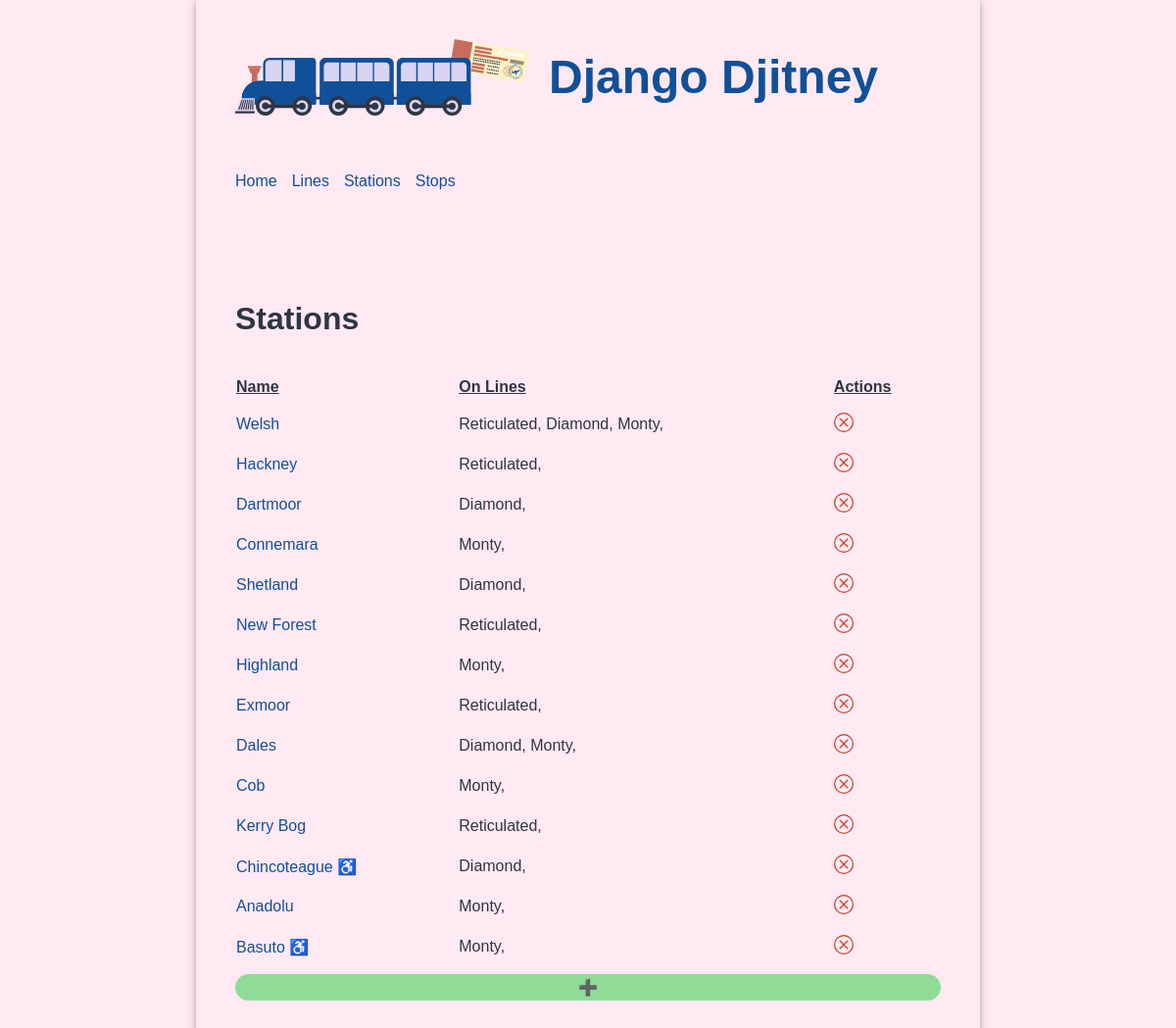
Page /stations/ on the committed database.
### routes/models.py (models this page shows, shortened)
class Station(models.Model):
  name = models.CharField(unique=True, max_length=200)
  accessible = models.BooleanField(default=False)

class Stop(models.Model):
  class Meta:
    unique_together = (('line', 'stop_number'))
  line = models.ForeignKey(Line, on_delete=models.CASCADE)
  station = models.ForeignKey(Station, on_delete=models.CASCADE)
  stop_number = models.PositiveIntegerField()

class Line(models.Model):
  name = models.CharField(unique=True, max_length=200)

### routes/views.py (the view)
# urls.py: path('stations/', views.StationsView.as_view(), name='stations'),
class StationsView(ListView):
  model = Station
  template_name = "routes/stations.html"

### routes/templates/routes/stations.html (shortened to what this page needs)
{% extends 'base.html' %}
{% load static %}
{% block content %}
<div>
  <h2>Stations</h2>
  <table class="line-table">
    <thead>
      <tr>
        <th>Name</th>
        <th>On Lines</th>
        <th>Actions</th>
      </tr>
    </thead>
    <tbody>
    {% for station in object_list %}
        <tr>
          <td>
            <a href="{% url "update_station" station.id %}">{{ station.name }}</a>
            {% if station.accessible %}<span>  ♿️ </span>{% endif %}
          </td>
          <td>
            {% for stop in station.stop_set.all %}{{stop.line.name}}, {% endfor %}
          </td>
          <td><a href="{% url "delete_station" station.id %}" style="text-decoration: none; color: inherit;"></a></td>
        </tr>
    {% endfor %}
    </tbody>
  </table>
  <a href="{% url "create_station" %}" class="add-station" style="display: inherit; text-align: center; border-radius: 15px; text-decoration: none; color: inherit; padding: 4px; background-color: #8FDC97;">➕</a>
</div>
{% endblock %}

### routes/static/routes/style.css (style rules this page uses)
body { font-family: 'IBM Plex Sans', sans-serif; margin: 0; background-color: #FFE9F3; }
main h2 { font-size: 2em; color: #2f3542; }
main table { text-align: left; border-collapse: separate; border-spacing: 0 15px; width: 100%; color: #2f3542; }
main table th { text-align: left; border-collapse: separate; border-spacing: 0 15px; text-decoration: underline; color: #2f3542; }
a { text-decoration: none; color: #105099; }

### rows in the picture
Station: name "Welsh"
Stop: line.name "Reticulated"
Stop: line.name "Diamond"
Stop: line.name "Monty"
Station: name "Hackney"
Stop: line.name "Reticulated"
Station: name "Dartmoor"
Stop: line.name "Diamond"
Station: name "Connemara"
Stop: line.name "Monty"
Station: name "Shetland"
Stop: line.name "Diamond"
Station: name "New Forest"
Stop: line.name "Reticulated"
Station: name "Highland"
Stop: line.name "Monty"
Station: name "Exmoor"
Stop: line.name "Reticulated"
Station: name "Dales"
Stop: line.name "Diamond"
Stop: line.name "Monty"
Station: name "Cob"
Stop: line.name "Monty"
Station: name "Kerry Bog"
Stop: line.name "Reticulated"
Station: name "Chincoteague"
Stop: line.name "Diamond"
Station: name "Anadolu"
Stop: line.name "Monty"
Station: name "Basuto"
Stop: line.name "Monty"
